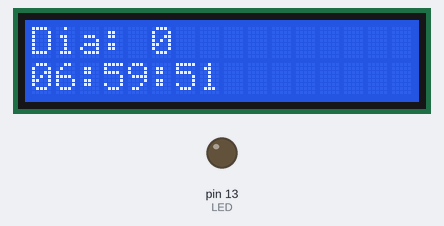
This sketch was run on a simulated Arduino Uno, built with avr-gcc and run on an emulated ATmega328P. Shown: 16×2 character LCD, output pins drawn as LEDs (lit = HIGH). Pins used as bus, display or sensor lines are not drawn.

Above: at 1.1 s.
At 5.1 s:
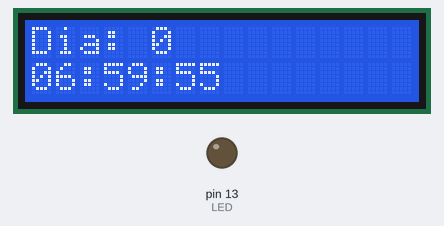
At 10.1 s:
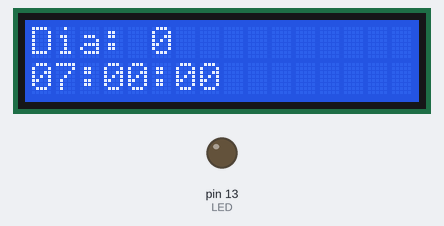
At 20.1 s:
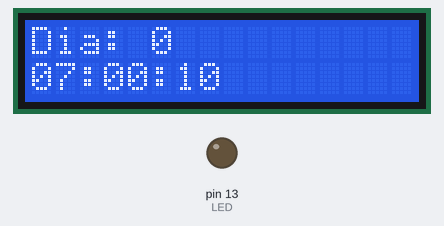
At 29.1 s:
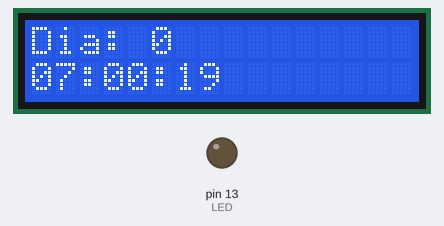
At 39.1 s:
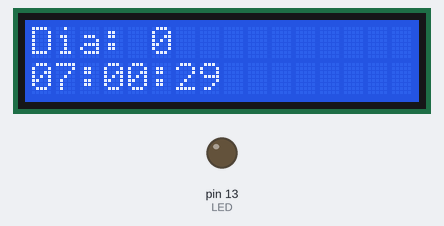

The sketch:

LCD_TIMER1_Irriga.ino
```cpp
/*********************************************************

   Autor: Eduardo H. Santos.
   Data:  22 de Setembro de 2018


   Resumo:

      Este programa é um relógio de 1s de precisão
      o qual será utilizado no meu sistema de irri-
      gação automático.


   Explicação:

     1. Farei a programação para que haja a interrupções
        no TIMER1 de forma a atualizar as variáveis a
        cada 1s. Isso me dará uma boa base temporal para
        a confecção da lógica que se dará para aguar o
        sistema uma vez por dia durante um determinado
        período de tempo.

     2. A interrupção por TIMER1 neste caso ocorrerá
        quando o valor do registrador TCNT1 atinja 0xFFF;

     3. Eu setei um prescale para o meu uC de 1024. Dessa
        forma o TCNT1 terá a atualização de valor de
        forma incremetal quando o Cristal interno oscilar
        1024 vezes. Como o Cristal externo é de 16MHz,
        significa fizer que o TCNT1 será incrementado na
        taxa de (16 MHz)/(1024) = 15.625 Hz.

     4. A frequência do TCNT1 sendo 15.625 Hz significa
        dizer que a cada 0,000064s haverá um incremento
        no TCNT1. Para eu ter a bumbo de 1s de precisão,
        eu preciso trabalhar em cima deste tempo de forma
        a atualizar o meu sistema nessa taxa.

     5. Criarei uma variável do tipo 'static int' de for-
        ma a ser atualizara a cada interrupção por timer.

     6. Assim, inicialmente eu inicializarei o TCNT1 com
        o valor de 0xC2F7. Com isto, a cada 1s ocorrerá
        uma interrupção por overflow do TIMER1.

     7. Apresentarei os valores das horas no display de
        LCD.
 ********************************************************/
#include <LiquidCrystal.h>

/********************************************************

    Variáveis utilizadas no meu sistema.

    Definirei as variáveis como estáticas
    apesar de serem globais

 ********************************************************/
#define LED  13
#define RELE 10

static int segundo;
static int minuto;
static int hora;
static int dia;
int        T = 4;  // Tempo de acionamento do relé, em s.

static char stringHora[10];

//LiquidCrystal Display_LCD(12, 11, 5, 4, 3, 2); // Código -- FelipeFlop
//LiquidCrystal Display_LCD(7, 6, 5, 4, 3, 2);   // Funciona beleza -- Teste 1 (Eduardo);
//LiquidCrystal Display_LCD(2, 3, 4, 5, 6, 7);   ´´´´´´´´´´´´´´´´´´´´´´´´´´´´´´´ḉ
// Funcionou beleza -- Embarcado que funciona perfeito na protoboard.
LiquidCrystal Display_LCD(2, 3, 7, 8, 9, 10);     //

/********************************************************
   Em termos de conexão elétrica, faça:

   ----------------------------------
       Display    ||    Arduino     |
   ----------------------------------
        Vss               GND
        VDD               5V
        V0                Pot
        RS                D2
        RW                GND
        E                 D3
        D0              -------
        D1              -------
        D2              -------
        D3              -------
        D4                D4
        D5                D5
        D6                D6
        D7                D7
        A                 5V
        K                 GND
 ********************************************************/


/********************************************************

    Protótipo das funções.

 ********************************************************/
void initTime(int _dia, int _hora, int _minuto, int _segundo);
void configTimer1();
void imprimeSerial();
void imprimeLCD();


/********************************************************

    Função 'setup'

 ********************************************************/
void setup() {
  pinMode(LED, OUTPUT);
  pinMode(RELE, OUTPUT);

  configTimer1();
  initTime(0, 6, 59, 50);

  Serial.begin(9600);
  Display_LCD.begin(16, 2);
}


/********************************************************

    Função 'loop'

 ********************************************************/
void loop() {

}


/********************************************************

    Função de tratamento de interrupção

 ********************************************************/
ISR(TIMER1_OVF_vect)
{
  TCNT1 = 0xC2F7;
  segundo++;

  if ( segundo == 60 ) {
    minuto++;
    segundo = 0;
    if ( minuto == 60 ) {
      hora++;
      minuto = 0;
      if ( hora == 24 ) {
        dia++;
        hora = 0;
      }
    }
  }


  if ( (hora == 7) && (minuto == 0) && (segundo == 0) ) {
    digitalWrite(RELE, HIGH);
  }
  if ( (hora == 7) && (minuto == 0) && (segundo == T) ) {
    digitalWrite(RELE, LOW);
  }

  /* Imprime a hora no display serial */
  imprimeLCD();
}


/********************************************************

    Demais funções do Sistema.

 ********************************************************/
void configTimer1() {
  /* Inicialmente eu faço o reset de todos os registradores. */
  TCCR1A = 0x00;
  TCCR1B = 0x00;
  TCNT1  = 0xC2F7;

  /*********************************************************************
     1. Coloco o OCR0A como 125. Este valor em hexa é 0x7D.
     2 .Quero que haja o trabalho no formato CTC, que significa
        Clear Timer on Compare. Isso é feito setando
        TCCR0A = 0x02.
     3. Para o preescale em 1024, tem de se fazer TCCR0B = 0x05.
     4. Além do mais, tenho de setar a máscara para funcionar de forma
        que  eu tenha interrupção quando ocorrer a interrupção
        por igualdade entre o TCNT0 com o OCR0A.
   ********************************************************************/
  TCCR1A = 0x00;
  TCCR1B = 0x05;
  TIMSK1 = 0x01;
}


void initTime(int _dia, int _hora, int _minuto, int _segundo) {
  dia      = _dia;
  hora     = _hora;
  minuto   = _minuto;
  segundo  = _segundo;
}


void imprimeSerial() {
  int m;
  m = sprintf(stringHora, "%2d:%2d:%2d", hora, minuto, segundo);
  Serial.println(stringHora);
}


void imprimeLCD() {
  /* Limpa a tela */
  Display_LCD.clear();

  /* Posiciona o cursor na coluna 0, linha 0 */
  Display_LCD.setCursor(0, 0);
  Display_LCD.print("Dia: ");
  Display_LCD.print(dia);

  int m;

  /* Tocante -- HORA */
  if ( hora < 10 ) {
    /* Tocante -- MINUTO */
    if ( minuto < 10 ) {
      /* Tocante -- SEGUNDO */
      if (segundo < 10 ) {
        m = sprintf(stringHora, "0%d:0%d:0%d", hora, minuto, segundo);
      }
      else {
        m = sprintf(stringHora, "0%d:0%d:%d", hora, minuto, segundo);
      }
    }
    else {
      if ( segundo < 10 ) {
        m = sprintf(stringHora, "0%d:%d:0%d", hora, minuto, segundo);
      }
      else {
        m = sprintf(stringHora, "0%d:%d:%d", hora, minuto, segundo);
      }
    }
  }
  else {
    /* Tocante -- MINUTO */
    if ( minuto < 10 ) {
      /* Tocante -- SEGUNDO */
      if (segundo < 10 ) {
        m = sprintf(stringHora, "%d:0%d:0%d", hora, minuto, segundo);
      }
      else {
        m = sprintf(stringHora, "%d:0%d:%d", hora, minuto, segundo);
      }
    }
    else {
      if ( segundo < 10 ) {
        m = sprintf(stringHora, "%d:%d:0%d", hora, minuto, segundo);
      }
      else {
        m = sprintf(stringHora, "%d:%d:%d", hora, minuto, segundo);
      }
    }
  }

  /* Posiciona o cursor na coluna 0, linha 1 */
  Display_LCD.setCursor(0, 1);
  Display_LCD.print(stringHora);
}
```

Measured:
- what the display in image 0 shows lasts 1.0 s, from 1.0 s to 2.0 s
